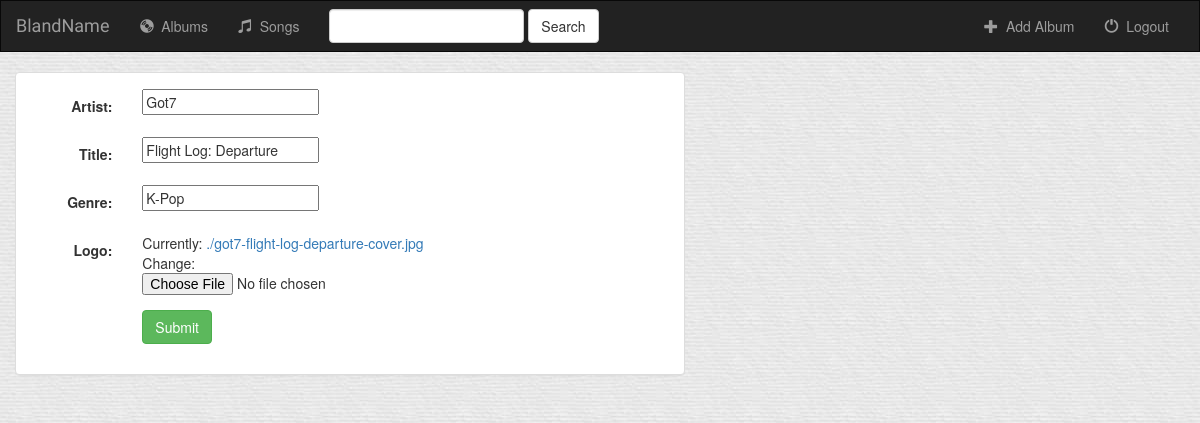
Before: /music/album/3/update/ with the older database file.
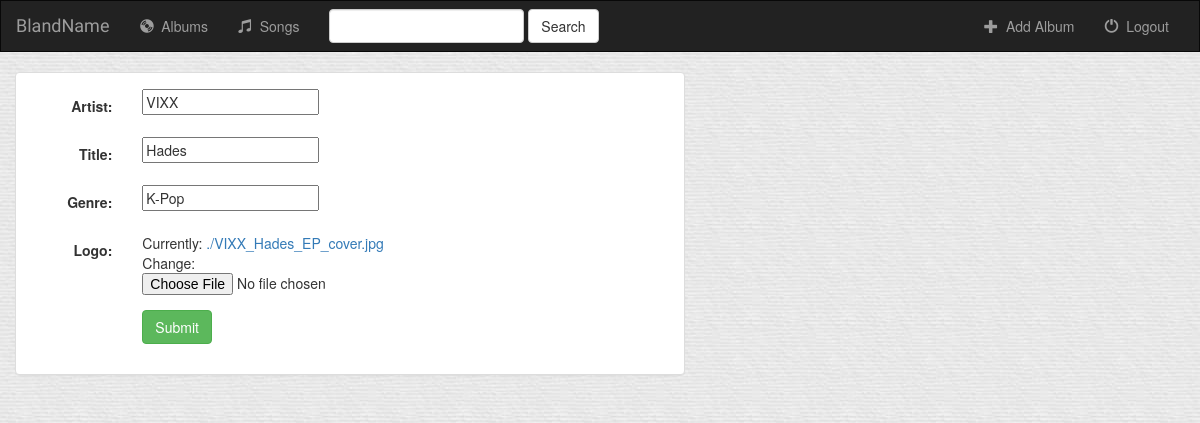
After: the same page with the newer database file.
### music/models.py (models this page shows, shortened)
class Album(models.Model):
	artist = models.CharField(max_length = 250)
	title = models.CharField(max_length = 500)
	genre = models.CharField(max_length = 100)
	logo = models.FileField()
	is_favorite = models.BooleanField(default = False)

### music/views.py (the view)
# urls.py: url(r'album/(?P<pk>[0-9]+)/update/$', views.AlbumUpdate.as_view(), name='album-update'),
class AlbumUpdate(UpdateView):
	model = Album
	fields = ['artist', 'title', 'genre', 'logo']

### music/templates/music/album_form.html (shortened to what this page needs)
{% extends 'music/base.html' %}
{% block body %}
<div class="container-fluid">
	<div class="row">
		<div class="col-sm-12 col-md-7">
			<div class="panel panel-default">
				<div class="panel-body">
					<form class="form-horizontal" action="" method="post" enctype="multipart/form-data">
						{% include 'music/form-template.html' %}
						<div class="form-group">
							<div class="col-sm-offset-2 col-sm-10">
								<button type="submit" class="btn btn-success">Submit</button>
							</div>
						</div>
					</form>
				</div>
			</div>
		</div>
	</div>
</div>
{% endblock %}

### music/templates/music/form-template.html (shortened to what this page needs)
{% for field in form %}
	<div class="form-group">
		<div class="col-sm-offset-2 col-sm-10">
		</div>
		<label class="control-label col-sm-2">{{ field.label_tag }}</label>
		<div class="col-sm-10">{{ field }}</div>
	</div>
{% endfor %}

Changed rows visible on the page:
changed Album "K-Pop": artist "Got7" → "VIXX"; title "Flight Log: Departure" → "Hades"
Other visible differences:
text no longer shown: "Currently: ./got7-flight-log-departure-cover.jpg Change:"
text now shown: "Currently: ./VIXX_Hades_EP_cover.jpg Change:"
